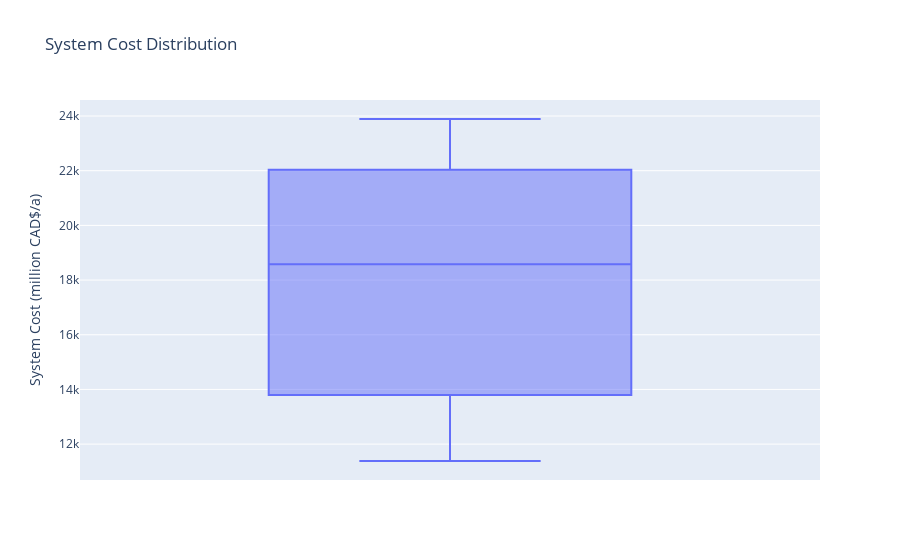

Notebook source saved alongside this figure:
### Markdown cell above
To simplify the analysis, we can also plot the total system cost as a distribution. This again is similar to the plots above but is now for the total system cost instead.

### Code cell
fig = px.box(out.sum(), title="System Cost Distribution").update_layout(yaxis_title="System Cost (million CAD$/a)",xaxis={'visible': False})
fig.show()

### Figure 1 — Plotly figure (JSON) as saved in the notebook; plotly's stock layout.template omitted (floating-point values rounded to 4 significant figures)
{"data": [{"alignmentgroup": "True", "hovertemplate": "variable=%{x}<br>value=%{y}<extra></extra>", "legendgroup": "", "marker": {"color": "#636efa"}, "name": "", "notched": false, "offsetgroup": "", "orientation": "v", "showlegend": false, "type": "box", "x": ["0", "0", "0", "0", "0", "0", "0", "0", "0", "0"], "x0": " ", "xaxis": "x", "y": [22040.0, 17880.0, 16950.0, 19280.0, 13800.0, 20290.0, 23890.0, 13770.0, 11380.0, 22960.0], "y0": " ", "yaxis": "y"}], "layout": {"boxmode": "group", "legend": {"tracegroupgap": 0}, "title": {"text": "System Cost Distribution"}, "xaxis": {"anchor": "y", "domain": [0, 1], "title": {"text": "variable"}, "visible": false}, "yaxis": {"anchor": "x", "domain": [0, 1], "title": {"text": "System Cost (million CAD$/a)"}}}}
